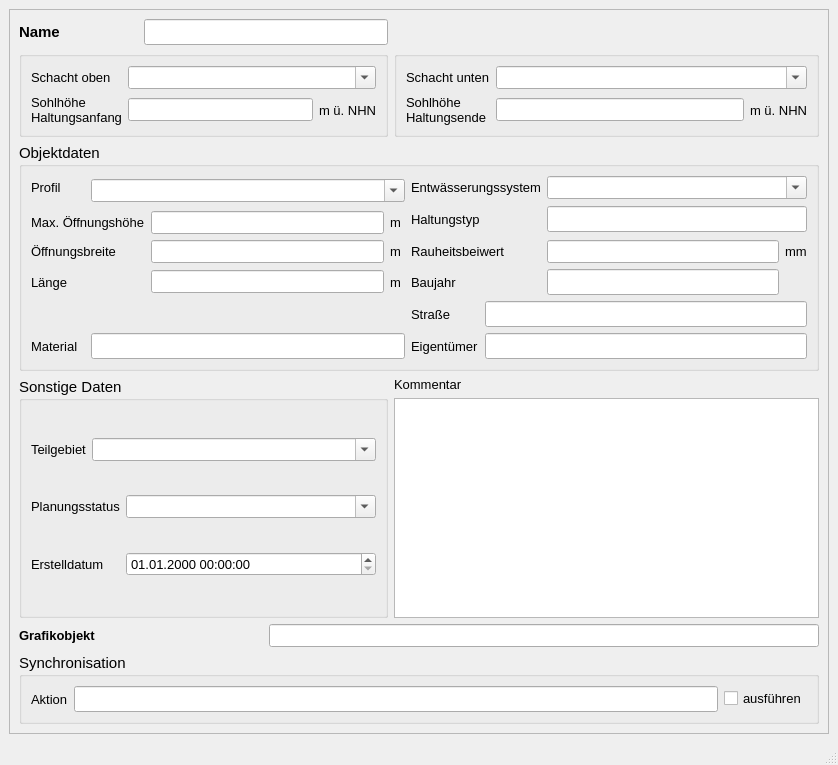
<?xml version="1.0" encoding="UTF-8"?>
<ui version="4.0">
 <class>MainWindow</class>
 <widget class="QMainWindow" name="MainWindow">
  <property name="enabled">
   <bool>true</bool>
  </property>
  <property name="geometry">
   <rect>
    <x>0</x>
    <y>0</y>
    <width>838</width>
    <height>765</height>
   </rect>
  </property>
  <property name="sizePolicy">
   <sizepolicy hsizetype="Preferred" vsizetype="Preferred">
    <horstretch>0</horstretch>
    <verstretch>0</verstretch>
   </sizepolicy>
  </property>
  <property name="minimumSize">
   <size>
    <width>680</width>
    <height>650</height>
   </size>
  </property>
  <property name="maximumSize">
   <size>
    <width>16777215</width>
    <height>16777215</height>
   </size>
  </property>
  <property name="baseSize">
   <size>
    <width>0</width>
    <height>0</height>
   </size>
  </property>
  <property name="font">
   <font>
    <family>Tahoma</family>
    <pointsize>10</pointsize>
   </font>
  </property>
  <property name="windowTitle">
   <string>Grund-/Seitenauslass</string>
  </property>
  <widget class="QWidget" name="centralwidget">
   <layout class="QGridLayout" name="gridLayout">
    <item row="0" column="0">
     <widget class="QScrollArea" name="scrollArea">
      <property name="widgetResizable">
       <bool>true</bool>
      </property>
      <widget class="QWidget" name="scrollAreaWidgetContents">
       <property name="geometry">
        <rect>
         <x>0</x>
         <y>0</y>
         <width>814</width>
         <height>688</height>
        </rect>
       </property>
       <layout class="QGridLayout" name="gridLayout_2">
        <item row="0" column="0">
         <widget class="QLabel" name="label">
          <property name="font">
           <font>
            <family>Tahoma</family>
            <pointsize>11</pointsize>
            <weight>75</weight>
            <bold>true</bold>
           </font>
          </property>
          <property name="text">
           <string>Name</string>
          </property>
         </widget>
        </item>
        <item row="0" column="1" colspan="2">
         <widget class="QLineEdit" name="haltnam">
          <property name="font">
           <font>
            <family>Tahoma</family>
            <pointsize>11</pointsize>
           </font>
          </property>
          <property name="toolTip">
           <string>&lt;html&gt;&lt;head/&gt;&lt;body&gt;&lt;p&gt;Eindeutige Bezeichnung&lt;/p&gt;&lt;/body&gt;&lt;/html&gt;</string>
          </property>
          <property name="statusTip">
           <string>Eindeutige Bezeichnung</string>
          </property>
         </widget>
        </item>
        <item row="1" column="0" colspan="3">
         <widget class="QGroupBox" name="groupBox_4">
          <property name="font">
           <font>
            <family>Tahoma</family>
            <pointsize>11</pointsize>
           </font>
          </property>
          <property name="title">
           <string/>
          </property>
          <layout class="QGridLayout" name="gridLayout_3">
           <item row="0" column="0">
            <widget class="QLabel" name="label_3">
             <property name="font">
              <font>
               <family>Tahoma</family>
               <pointsize>10</pointsize>
              </font>
             </property>
             <property name="text">
              <string>Schacht oben</string>
             </property>
            </widget>
           </item>
           <item row="0" column="1" colspan="2">
            <widget class="QComboBox" name="schoben">
             <property name="font">
              <font>
               <family>Tahoma</family>
               <pointsize>10</pointsize>
              </font>
             </property>
             <property name="toolTip">
              <string>&lt;html&gt;&lt;head/&gt;&lt;body&gt;&lt;p&gt;Name des oberen Schachts&lt;/p&gt;&lt;/body&gt;&lt;/html&gt;</string>
             </property>
             <property name="statusTip">
              <string>Name des oberen Schachts</string>
             </property>
             <property name="editable">
              <bool>true</bool>
             </property>
            </widget>
           </item>
           <item row="1" column="0">
            <widget class="QLabel" name="label_28">
             <property name="font">
              <font>
               <family>Tahoma</family>
               <pointsize>10</pointsize>
              </font>
             </property>
             <property name="text">
              <string>Sohlhöhe
Haltungsanfang</string>
             </property>
            </widget>
           </item>
           <item row="1" column="1">
            <widget class="QLineEdit" name="sohleoben">
             <property name="font">
              <font>
               <family>Tahoma</family>
               <pointsize>10</pointsize>
              </font>
             </property>
             <property name="toolTip">
              <string/>
             </property>
             <property name="statusTip">
              <string/>
             </property>
            </widget>
           </item>
           <item row="1" column="2">
            <widget class="QLabel" name="label_18">
             <property name="font">
              <font>
               <family>Tahoma</family>
               <pointsize>10</pointsize>
              </font>
             </property>
             <property name="text">
              <string>m ü. NHN</string>
             </property>
            </widget>
           </item>
          </layout>
         </widget>
        </item>
        <item row="1" column="3">
         <widget class="QGroupBox" name="groupBox_5">
          <property name="font">
           <font>
            <family>Tahoma</family>
            <pointsize>11</pointsize>
           </font>
          </property>
          <property name="title">
           <string/>
          </property>
          <layout class="QGridLayout" name="gridLayout_4">
           <item row="0" column="0">
            <widget class="QLabel" name="label_9">
             <property name="font">
              <font>
               <family>Tahoma</family>
               <pointsize>10</pointsize>
              </font>
             </property>
             <property name="text">
              <string>Schacht unten</string>
             </property>
            </widget>
           </item>
           <item row="0" column="1" colspan="2">
            <widget class="QComboBox" name="schunten">
             <property name="font">
              <font>
               <family>Tahoma</family>
               <pointsize>10</pointsize>
              </font>
             </property>
             <property name="toolTip">
              <string>&lt;html&gt;&lt;head/&gt;&lt;body&gt;&lt;p&gt;Name des unteren Schachts&lt;/p&gt;&lt;/body&gt;&lt;/html&gt;</string>
             </property>
             <property name="statusTip">
              <string>Name des unteren Schachts</string>
             </property>
             <property name="editable">
              <bool>true</bool>
             </property>
            </widget>
           </item>
           <item row="1" column="0">
            <widget class="QLabel" name="label_29">
             <property name="font">
              <font>
               <family>Tahoma</family>
               <pointsize>10</pointsize>
              </font>
             </property>
             <property name="text">
              <string>Sohlhöhe
Haltungsende</string>
             </property>
            </widget>
           </item>
           <item row="1" column="1">
            <widget class="QLineEdit" name="sohleunten">
             <property name="font">
              <font>
               <family>Tahoma</family>
               <pointsize>10</pointsize>
              </font>
             </property>
             <property name="toolTip">
              <string/>
             </property>
             <property name="statusTip">
              <string/>
             </property>
            </widget>
           </item>
           <item row="1" column="2">
            <widget class="QLabel" name="label_19">
             <property name="font">
              <font>
               <family>Tahoma</family>
               <pointsize>10</pointsize>
              </font>
             </property>
             <property name="text">
              <string>m ü. NHN</string>
             </property>
            </widget>
           </item>
          </layout>
         </widget>
        </item>
        <item row="2" column="0" colspan="4">
         <widget class="QGroupBox" name="groupBox_6">
          <property name="font">
           <font>
            <family>Tahoma</family>
            <pointsize>11</pointsize>
           </font>
          </property>
          <property name="title">
           <string>Objektdaten</string>
          </property>
          <layout class="QGridLayout" name="gridLayout_5">
           <item row="0" column="0">
            <widget class="QLabel" name="label_54">
             <property name="font">
              <font>
               <family>Tahoma</family>
               <pointsize>10</pointsize>
              </font>
             </property>
             <property name="text">
              <string>Profil</string>
             </property>
            </widget>
           </item>
           <item row="0" column="1" rowspan="2" colspan="3">
            <widget class="QComboBox" name="profilnam">
             <property name="font">
              <font>
               <family>Tahoma</family>
               <pointsize>10</pointsize>
              </font>
             </property>
             <property name="toolTip">
              <string/>
             </property>
             <property name="statusTip">
              <string/>
             </property>
             <property name="editable">
              <bool>true</bool>
             </property>
            </widget>
           </item>
           <item row="0" column="4" colspan="2">
            <widget class="QLabel" name="label_52">
             <property name="font">
              <font>
               <family>Tahoma</family>
               <pointsize>10</pointsize>
              </font>
             </property>
             <property name="text">
              <string>Entwässerungssystem</string>
             </property>
            </widget>
           </item>
           <item row="0" column="6" colspan="2">
            <widget class="QComboBox" name="entwart">
             <property name="font">
              <font>
               <family>Tahoma</family>
               <pointsize>10</pointsize>
              </font>
             </property>
             <property name="toolTip">
              <string>&lt;html&gt;&lt;head/&gt;&lt;body&gt;&lt;p&gt;vorh. Entwässerungssystem (z.B. Mischwasser, Regenwasser etc.)&lt;/p&gt;&lt;/body&gt;&lt;/html&gt;</string>
             </property>
             <property name="statusTip">
              <string>vorh. Entwässerungssystem (z.B. Mischwasser, Regenwasser etc.)</string>
             </property>
             <property name="editable">
              <bool>true</bool>
             </property>
            </widget>
           </item>
           <item row="1" column="4" rowspan="2" colspan="2">
            <widget class="QLabel" name="label_15">
             <property name="font">
              <font>
               <family>Tahoma</family>
               <pointsize>10</pointsize>
              </font>
             </property>
             <property name="text">
              <string>Haltungstyp</string>
             </property>
            </widget>
           </item>
           <item row="1" column="6" rowspan="2" colspan="2">
            <widget class="QLineEdit" name="haltungstyp"/>
           </item>
           <item row="2" column="0" colspan="2">
            <widget class="QLabel" name="label_8">
             <property name="font">
              <font>
               <family>Tahoma</family>
               <pointsize>10</pointsize>
              </font>
             </property>
             <property name="text">
              <string>Max. Öffnungshöhe</string>
             </property>
            </widget>
           </item>
           <item row="2" column="2">
            <widget class="QLineEdit" name="hoehe">
             <property name="font">
              <font>
               <family>Tahoma</family>
               <pointsize>10</pointsize>
              </font>
             </property>
             <property name="toolTip">
              <string>&lt;html&gt;&lt;head/&gt;&lt;body&gt;&lt;p&gt;maximale Hubhöhe, d.h. höchste Schieberstellung&lt;/p&gt;&lt;/body&gt;&lt;/html&gt;</string>
             </property>
             <property name="statusTip">
              <string>maximale Hubhöhe, d.h. höchste Schieberstellung</string>
             </property>
            </widget>
           </item>
           <item row="2" column="3">
            <widget class="QLabel" name="label_17">
             <property name="font">
              <font>
               <family>Tahoma</family>
               <pointsize>10</pointsize>
              </font>
             </property>
             <property name="text">
              <string>m </string>
             </property>
            </widget>
           </item>
           <item row="3" column="0" colspan="2">
            <widget class="QLabel" name="label_13">
             <property name="font">
              <font>
               <family>Tahoma</family>
               <pointsize>10</pointsize>
              </font>
             </property>
             <property name="text">
              <string>Öffnungsbreite</string>
             </property>
            </widget>
           </item>
           <item row="3" column="2">
            <widget class="QLineEdit" name="breite">
             <property name="font">
              <font>
               <family>Tahoma</family>
               <pointsize>10</pointsize>
              </font>
             </property>
             <property name="toolTip">
              <string>&lt;html&gt;&lt;head/&gt;&lt;body&gt;&lt;p&gt;Bedeutung hängt vom Profiltyp ab&lt;/p&gt;&lt;/body&gt;&lt;/html&gt;</string>
             </property>
             <property name="statusTip">
              <string>Bedeutung hängt vom Profiltyp ab</string>
             </property>
            </widget>
           </item>
           <item row="3" column="3">
            <widget class="QLabel" name="label_21">
             <property name="font">
              <font>
               <family>Tahoma</family>
               <pointsize>10</pointsize>
              </font>
             </property>
             <property name="text">
              <string>m </string>
             </property>
            </widget>
           </item>
           <item row="3" column="4" colspan="2">
            <widget class="QLabel" name="label_61">
             <property name="font">
              <font>
               <family>Tahoma</family>
               <pointsize>10</pointsize>
              </font>
             </property>
             <property name="text">
              <string>Rauheitsbeiwert</string>
             </property>
            </widget>
           </item>
           <item row="3" column="6">
            <widget class="QLineEdit" name="ks">
             <property name="font">
              <font>
               <family>Tahoma</family>
               <pointsize>10</pointsize>
              </font>
             </property>
             <property name="toolTip">
              <string>&lt;html&gt;&lt;head/&gt;&lt;body&gt;&lt;p&gt;Absolute Rauheit gemäß Prandtl-Colebrook&lt;/p&gt;&lt;/body&gt;&lt;/html&gt;</string>
             </property>
             <property name="statusTip">
              <string>Absolute Rauheit gemäß Prandtl-Colebrook</string>
             </property>
            </widget>
           </item>
           <item row="3" column="7">
            <widget class="QLabel" name="label_70">
             <property name="font">
              <font>
               <family>Tahoma</family>
               <pointsize>10</pointsize>
              </font>
             </property>
             <property name="text">
              <string>mm</string>
             </property>
            </widget>
           </item>
           <item row="4" column="0" colspan="2">
            <widget class="QLabel" name="label_23">
             <property name="font">
              <font>
               <family>Tahoma</family>
               <pointsize>10</pointsize>
              </font>
             </property>
             <property name="text">
              <string>Länge</string>
             </property>
            </widget>
           </item>
           <item row="4" column="2">
            <widget class="QLineEdit" name="laenge">
             <property name="font">
              <font>
               <family>Tahoma</family>
               <pointsize>10</pointsize>
              </font>
             </property>
             <property name="toolTip">
              <string/>
             </property>
             <property name="statusTip">
              <string/>
             </property>
            </widget>
           </item>
           <item row="4" column="3">
            <widget class="QLabel" name="label_24">
             <property name="font">
              <font>
               <family>Tahoma</family>
               <pointsize>10</pointsize>
              </font>
             </property>
             <property name="text">
              <string>m </string>
             </property>
            </widget>
           </item>
           <item row="4" column="4" colspan="2">
            <widget class="QLabel" name="label_12">
             <property name="font">
              <font>
               <family>Tahoma</family>
               <pointsize>10</pointsize>
              </font>
             </property>
             <property name="text">
              <string>Baujahr</string>
             </property>
            </widget>
           </item>
           <item row="4" column="6">
            <widget class="QLineEdit" name="baujahr">
             <property name="toolTip">
              <string/>
             </property>
             <property name="statusTip">
              <string/>
             </property>
            </widget>
           </item>
           <item row="5" column="4">
            <widget class="QLabel" name="label_66">
             <property name="font">
              <font>
               <family>Tahoma</family>
               <pointsize>10</pointsize>
              </font>
             </property>
             <property name="text">
              <string>Straße</string>
             </property>
            </widget>
           </item>
           <item row="5" column="5" colspan="3">
            <widget class="QLineEdit" name="strasse">
             <property name="toolTip">
              <string/>
             </property>
             <property name="statusTip">
              <string/>
             </property>
            </widget>
           </item>
           <item row="6" column="0">
            <widget class="QLabel" name="label_25">
             <property name="font">
              <font>
               <family>Tahoma</family>
               <pointsize>10</pointsize>
              </font>
             </property>
             <property name="text">
              <string>Material</string>
             </property>
            </widget>
           </item>
           <item row="6" column="1" colspan="3">
            <widget class="QLineEdit" name="material">
             <property name="toolTip">
              <string/>
             </property>
             <property name="statusTip">
              <string/>
             </property>
            </widget>
           </item>
           <item row="6" column="4">
            <widget class="QLabel" name="label_65">
             <property name="font">
              <font>
               <family>Tahoma</family>
               <pointsize>10</pointsize>
              </font>
             </property>
             <property name="text">
              <string>Eigentümer</string>
             </property>
            </widget>
           </item>
           <item row="6" column="5" colspan="3">
            <widget class="QLineEdit" name="eigentum">
             <property name="toolTip">
              <string/>
             </property>
             <property name="statusTip">
              <string/>
             </property>
            </widget>
           </item>
          </layout>
         </widget>
        </item>
        <item row="3" column="0" rowspan="2" colspan="3">
         <widget class="QGroupBox" name="groupBox_3">
          <property name="font">
           <font>
            <family>Tahoma</family>
            <pointsize>11</pointsize>
           </font>
          </property>
          <property name="title">
           <string>Sonstige Daten</string>
          </property>
          <layout class="QGridLayout" name="gridLayout_6">
           <item row="0" column="0">
            <widget class="QLabel" name="label_11">
             <property name="font">
              <font>
               <family>Tahoma</family>
               <pointsize>10</pointsize>
              </font>
             </property>
             <property name="text">
              <string>Teilgebiet</string>
             </property>
             <property name="buddy">
              <cstring>simstatus</cstring>
             </property>
            </widget>
           </item>
           <item row="0" column="1" colspan="2">
            <widget class="QComboBox" name="teilgebiet">
             <property name="font">
              <font>
               <family>Tahoma</family>
               <pointsize>10</pointsize>
              </font>
             </property>
             <property name="toolTip">
              <string>&lt;html&gt;&lt;head/&gt;&lt;body&gt;&lt;p&gt;Zuordnung zu definiertem Teilgebiet&lt;/p&gt;&lt;/body&gt;&lt;/html&gt;</string>
             </property>
             <property name="statusTip">
              <string>Zuordnung zu definiertem Teilgebiet</string>
             </property>
             <property name="editable">
              <bool>true</bool>
             </property>
            </widget>
           </item>
           <item row="1" column="0" colspan="2">
            <widget class="QLabel" name="label_10">
             <property name="font">
              <font>
               <family>Tahoma</family>
               <pointsize>10</pointsize>
              </font>
             </property>
             <property name="text">
              <string>Planungsstatus</string>
             </property>
             <property name="buddy">
              <cstring>simstatus</cstring>
             </property>
            </widget>
           </item>
           <item row="1" column="2">
            <widget class="QComboBox" name="simstatus">
             <property name="font">
              <font>
               <family>Tahoma</family>
               <pointsize>10</pointsize>
              </font>
             </property>
             <property name="toolTip">
              <string>&lt;html&gt;&lt;head/&gt;&lt;body&gt;&lt;p&gt;&lt;span style=&quot; font-family:'Calibri','sans-serif';&quot;&gt;aktueller Status (z.B. vorhanden, in Planung etc.)&lt;/span&gt;&lt;/p&gt;&lt;/body&gt;&lt;/html&gt;</string>
             </property>
             <property name="statusTip">
              <string>aktueller Status (z.B. vorhanden, in Planung etc.)</string>
             </property>
             <property name="editable">
              <bool>true</bool>
             </property>
            </widget>
           </item>
           <item row="2" column="0" colspan="2">
            <widget class="QLabel" name="label_71">
             <property name="font">
              <font>
               <family>Tahoma</family>
               <pointsize>10</pointsize>
              </font>
             </property>
             <property name="text">
              <string>Erstelldatum</string>
             </property>
            </widget>
           </item>
           <item row="2" column="2">
            <widget class="QgsDateTimeEdit" name="createdat">
             <property name="minimumSize">
              <size>
               <width>250</width>
               <height>0</height>
              </size>
             </property>
             <property name="font">
              <font>
               <family>Tahoma</family>
               <pointsize>10</pointsize>
              </font>
             </property>
             <property name="currentSection">
              <enum>QDateTimeEdit::DaySection</enum>
             </property>
             <property name="displayFormat">
              <string>dd.MM.yyyy HH:mm:ss</string>
             </property>
            </widget>
           </item>
          </layout>
         </widget>
        </item>
        <item row="3" column="3">
         <widget class="QLabel" name="label_22">
          <property name="font">
           <font>
            <family>Tahoma</family>
            <pointsize>10</pointsize>
           </font>
          </property>
          <property name="text">
           <string>Kommentar</string>
          </property>
         </widget>
        </item>
        <item row="4" column="3">
         <widget class="QTextEdit" name="kommentar">
          <property name="font">
           <font>
            <family>Tahoma</family>
            <pointsize>10</pointsize>
           </font>
          </property>
          <property name="toolTip">
           <string>&lt;html&gt;&lt;head/&gt;&lt;body&gt;&lt;p&gt;&lt;span style=&quot; font-family:'Calibri','sans-serif';&quot;&gt;Platz für zusätzliche Kommentare&lt;/span&gt;&lt;/p&gt;&lt;/body&gt;&lt;/html&gt;</string>
          </property>
          <property name="statusTip">
           <string>Platz für zusätzliche Kommentare</string>
          </property>
         </widget>
        </item>
        <item row="5" column="0" colspan="2">
         <widget class="QLabel" name="label_26">
          <property name="font">
           <font>
            <family>Tahoma</family>
            <pointsize>10</pointsize>
            <weight>75</weight>
            <bold>true</bold>
           </font>
          </property>
          <property name="text">
           <string>Grafikobjekt</string>
          </property>
         </widget>
        </item>
        <item row="5" column="2" colspan="2">
         <widget class="QLineEdit" name="objekt">
          <property name="toolTip">
           <string>&lt;html&gt;&lt;head/&gt;&lt;body&gt;&lt;p&gt;Textbeschreibung (WKT) des Grafikobjekts&lt;/p&gt;&lt;/body&gt;&lt;/html&gt;</string>
          </property>
          <property name="statusTip">
           <string>Textbeschreibung des Grafikobjekts</string>
          </property>
         </widget>
        </item>
        <item row="6" column="0" colspan="4">
         <widget class="QGroupBox" name="groupBox_sync">
          <property name="font">
           <font>
            <family>Tahoma</family>
            <pointsize>11</pointsize>
           </font>
          </property>
          <property name="title">
           <string>Synchronisation</string>
          </property>
          <layout class="QGridLayout" name="gridLayout_7">
           <item row="0" column="0">
            <widget class="QLabel" name="label_20">
             <property name="font">
              <font>
               <family>Tahoma</family>
               <pointsize>10</pointsize>
              </font>
             </property>
             <property name="text">
              <string>Aktion</string>
             </property>
            </widget>
           </item>
           <item row="0" column="1">
            <widget class="QLineEdit" name="aktion">
             <property name="toolTip">
              <string>&lt;html&gt;&lt;head/&gt;&lt;body&gt;&lt;p&gt;Maßnahme zur Synchronisation&lt;/p&gt;&lt;/body&gt;&lt;/html&gt;</string>
             </property>
             <property name="statusTip">
              <string>Maßnahme zur Synchronisation</string>
             </property>
            </widget>
           </item>
           <item row="0" column="2">
            <widget class="QCheckBox" name="status">
             <property name="font">
              <font>
               <family>Tahoma</family>
               <pointsize>10</pointsize>
              </font>
             </property>
             <property name="toolTip">
              <string>Synchronisation aktivieren</string>
             </property>
             <property name="statusTip">
              <string>Synchronisation aktivieren</string>
             </property>
             <property name="text">
              <string>ausführen</string>
             </property>
            </widget>
           </item>
          </layout>
         </widget>
        </item>
       </layout>
      </widget>
     </widget>
    </item>
   </layout>
  </widget>
  <widget class="QMenuBar" name="menubar">
   <property name="geometry">
    <rect>
     <x>0</x>
     <y>0</y>
     <width>838</width>
     <height>27</height>
    </rect>
   </property>
  </widget>
  <widget class="QStatusBar" name="statusbar"/>
 </widget>
 <customwidgets>
  <customwidget>
   <class>QgsDateTimeEdit</class>
   <extends>QDateTimeEdit</extends>
   <header>qgsdatetimeedit.h</header>
  </customwidget>
 </customwidgets>
 <tabstops>
  <tabstop>haltnam</tabstop>
  <tabstop>teilgebiet</tabstop>
  <tabstop>simstatus</tabstop>
  <tabstop>createdat</tabstop>
  <tabstop>kommentar</tabstop>
 </tabstops>
 <resources/>
 <connections/>
</ui>
